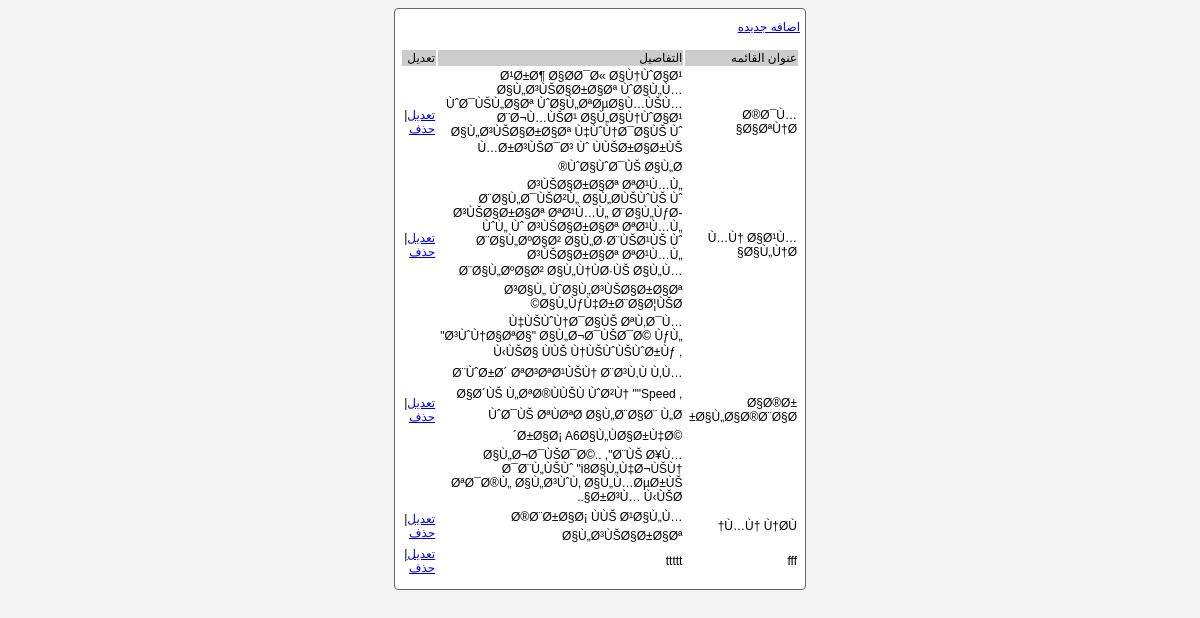
/admin/menu/index.php (signed in), run on the app's committed database.
### tables this page shows
CREATE TABLE IF NOT EXISTS `menu` (
  `id` int(4) NOT NULL AUTO_INCREMENT,
  `head` varchar(77) NOT NULL,
  `det` varchar(2222) NOT NULL,
  PRIMARY KEY (`id`)
);

### admin/menu/index.php (the view, shortened to what this page needs)
<!DOCTYPE html PUBLIC "-//W3C//DTD XHTML 1.0 Transitional//EN" "http://www.w3.org/TR/xhtml1/DTD/xhtml1-transitional.dtd">
<?
include("../../config.php");
$result=mysqli_query($con,"SELECT * FROM menu ORDER BY id ASC");
?>
<html xmlns="http://www.w3.org/1999/xhtml">
<head>
<link  href="../css/admin.css" rel="stylesheet" type= "text/css"/>
</head>
<body>
<div   class="admin2" style="direction:rtl;">
<a href="insert.php">اضافه جديده </a></br></br>
<?
echo "<table width='100%' border='0' align='center'>";
echo "<tr bgcolor='#CCCCCC' >";
echo"<td>عنوان القائمه</td>";
echo"<td>التفاصيل</td>";
echo"<td>تعديل</td>";
echo"</tr>";
while($row=mysqli_fetch_array($result)){
		echo  "<tr>";
		echo  "<td>".$row['head']."</td>";
		echo  "<td>".$row['det']."</td>";
echo  "<td><a href='edit.php?id=$row[id]'>تعديل</a>|<a href='delete.php?id=$row[id]'>حذف</a></td>";
echo "</tr>";
}
echo "</table>";
?>
</div>
</body>
</html>

### admin/css/admin.css (style rules this page uses)
body { background-color:#f4f4f4; }
.admin2 { background-color:#fff; border:#666 solid 1px; width:400px; height:auto; margin:0 auto; direction:rtl; font-family:Tahoma, Geneva, sans-serif; font-size:12px; padding:11px 5px 11px 5px; border-radius:4px 4px 4px 4px; }

### data on the page
menu: head "Ø®Ø¯Ù…Ø§ØªÙ†Ø§", det "Ø¹Ø±Ø¶ Ø§Ø­Ø¯Ø« Ø§Ù†ÙˆØ§Ø¹ Ø§Ù„Ø³ÙŠØ§Ø±Ø§Øª ÙˆØ§Ù„Ù…ÙˆØ¯ÙŠÙ„Ø§Øª ÙˆØ§Ù„ØªØµØ§Ù…ÙŠÙ… Ø¨Ø¬Ù…ÙŠØ¹ Ø§Ù„Ø§Ù†ÙˆØ§Ø¹ Ø§Ù„Ø³ÙŠØ§Ø±Ø§Øª Ù‡ÙˆÙ†Ø¯Ø§ÙŠ Ùˆ Ù…Ø±Ø³ÙŠØ¯Ø³ Ùˆ ÙÙŠØ±Ø§Ø±ÙŠ ÙˆØ§ÙˆØ¯ÙŠ Ø§Ù„Ø®"
menu: head "Ù…Ù† Ø§Ø¹Ù…Ø§Ù„Ù†Ø§", det "Ø³ÙŠØ§Ø±Ø§Øª ØªØ¹Ù…Ù„ Ø¨Ø§Ù„Ø¯ÙŠØ²Ù„ Ø§Ù„Ø­ÙŠÙˆÙŠ Ùˆ Ø³ÙŠØ§Ø±Ø§Øª ØªØ¹Ù…Ù„ Ø¨Ø§Ù„ÙƒØ­ÙˆÙ„ Ùˆ Ø³ÙŠØ§Ø±Ø§Øª ØªØ¹Ù…Ù„ Ø¨Ø§Ù„ØºØ§Ø² Ø§Ù„Ø·Ø¨ÙŠØ¹ÙŠ Ùˆ Ø³ÙŠØ§Ø±Ø§Øª ØªØ¹Ù…Ù„ Ø¨Ø§Ù„ØºØ§Ø² Ø§Ù„Ù†ÙØ·ÙŠ Ø§Ù„Ù…Ø³Ø§Ù„ ÙˆØ§Ù„Ø³ÙŠØ§Ø±Ø§Øª Ø§Ù„ÙƒÙ‡Ø±Ø¨Ø§Ø¦ÙŠØ©"
menu: head "Ø§Ø®Ø± Ø§Ù„Ø§Ø®Ø¨Ø§Ø±", det "Ù‡ÙŠÙˆÙ†Ø¯Ø§ÙŠ ØªÙ‚Ø¯Ù… \"Ø³ÙˆÙ†Ø§ØªØ§\" Ø§Ù„Ø¬Ø¯ÙŠØ¯Ø© ÙƒÙ„ Ù‹ÙŠØ§ ÙÙŠ Ù†ÙŠÙˆÙŠÙˆØ±Ùƒ , Ø¨ÙˆØ±Ø´ ØªØ³ØªØ¹ÙŠÙ† Ø¨Ø³Ù‚Ù Ù‚Ù…Ø§Ø´ÙŠ Ù„ØªØ®ÙÙŠÙ ÙˆØ²Ù† \"\"Speed , ÙˆØ¯ÙŠ ØªÙØªØ­ Ø§Ù„Ø¨Ø§Ø¨ Ù„Ø´Ø±Ø§Ø¡ A6Ø§Ù„ÙØ§Ø±Ù‡Ø© Ø§Ù„Ø¬Ø¯ÙŠØ¯Ø©.. ,\"Ø¨ÙŠ Ø¥Ù… Ø¯Ø¨Ù„ÙŠÙˆ \"i8Ø§Ù„Ù‡Ø¬ÙŠÙ† ØªØ¯Ø®Ù„ Ø§Ù„Ø³ÙˆÙ‚ Ø§Ù„Ù…ØµØ±ÙŠ Ø±Ø³Ù… Ù‹ÙŠØ§.."
menu: head "Ù…Ù† Ù†Ø­Ù†", det "Ø®Ø¨Ø±Ø§Ø¡ ÙÙŠ Ø¹Ø§Ù„Ù… Ø§Ù„Ø³ÙŠØ§Ø±Ø§Øª"
menu: head "fff", det "ttttt"
